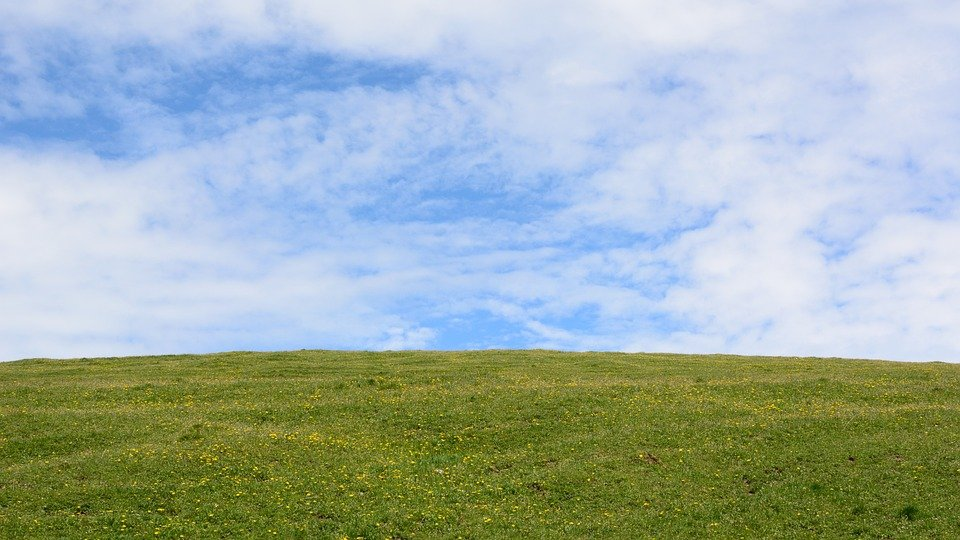
#> input picture notebooks/Lecture5/field.jpg, 960 x 540 px
$ jupyter execute --allow-errors Lecture5-empty.ipynb
#> lines starting #> are read from the running program, lines starting #| are printed output that depends on the picture; after the words box and inside, x2 and y2 are one past the last pixel; in counts of white or black regions, pixels touching at a corner belong together
# Lecture 5: Features and Matching
### Juan Carlos Niebles and Adrien Gaidon

[cell 1]
import numpy as np
from skimage import io
from matplotlib import pyplot as plt
from skimage import feature

## Contents

1. RANSAC
2. Harris corner detector

## Line detection

Let's suppose we want to find lines on this image. One way to do that, is to first run Canny edge detection to get a list of points, and then run a line estimation algorithm. Let's do Canny first:

[cell 2]
img = io.imread("field.jpg", as_gray=True)
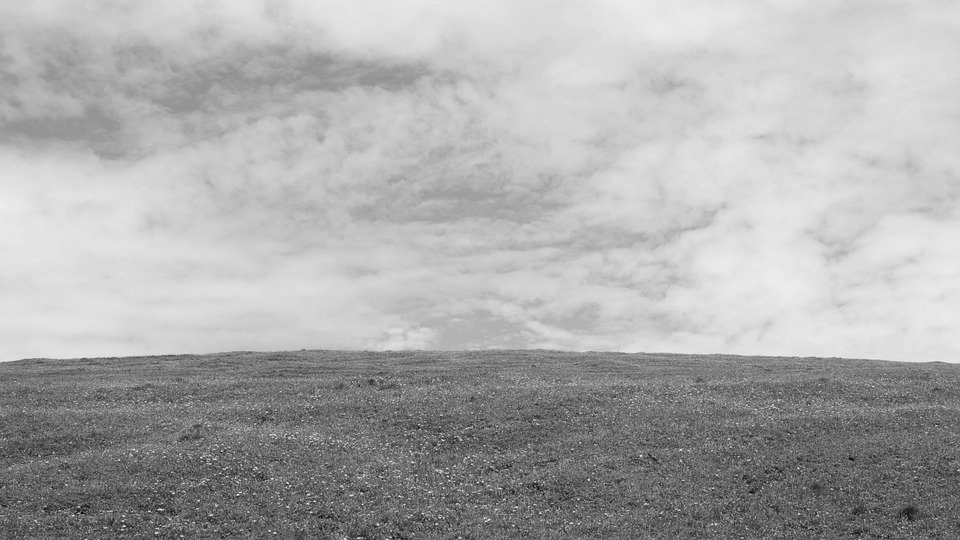
#> img: shape (540, 960) float64; min 0.0162, max 0.959, mean 0.674
edge = feature.canny(img, sigma=4)
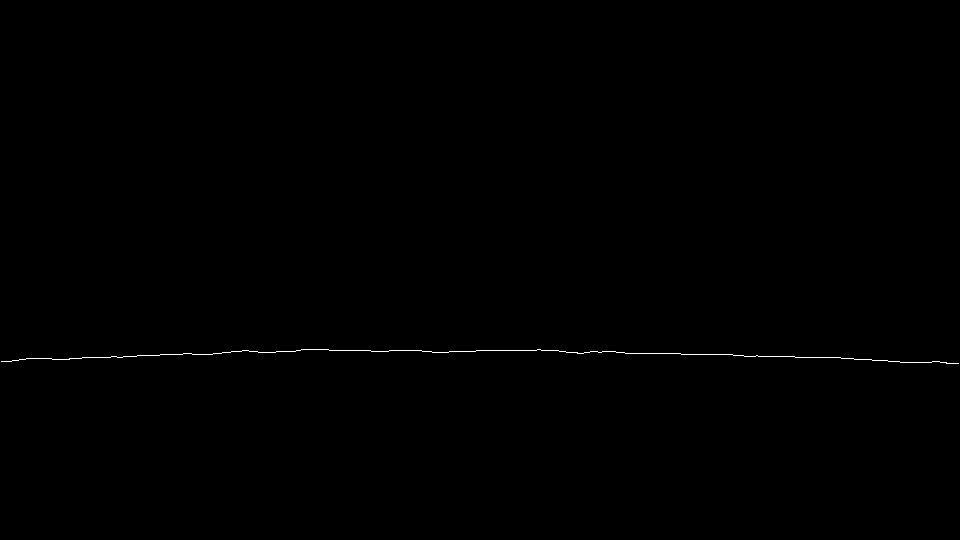
#> edge: shape (540, 960) bool; 0.19% white in thin lines or dots, all inside (x1, y1, x2, y2) = (1, 349, 959, 364)
plt.figure(figsize=(18,10))
plt.subplot(1,2,1); plt.imshow(img, cmap="gray"); plt.title("input image", fontsize=20);
plt.subplot(1,2,2); plt.imshow(edge, cmap="gray"); plt.title("edge map", fontsize=20);
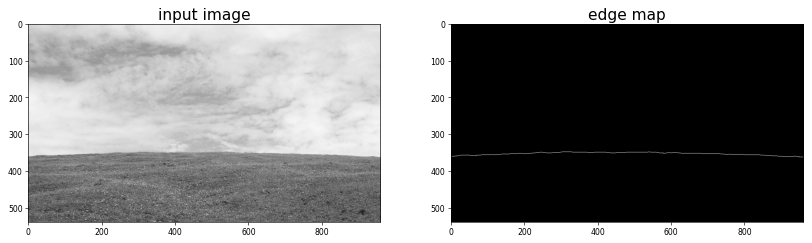
#> figure drawn by matplotlib, 2 panels

Now, let's get the coordinates of all edge points:

[cell 3]
y, x = np.nonzero(edge)
#> y = 961 values from 349 to 363; x = 961 values, max 958 at index 960, min 1 at index 878, mean 479.7
print(x[0:10], x[-10:])
#| [301 302 303 304 305 306 307 308 309 310] [949 950 951 952 953 954 955 956 957 958]
print(y[0:10], y[-10:])
#| [349 349 349 349 349 349 349 349 349 349] [363 363 363 363 363 363 363 363 363 363]

plt.figure(figsize=(10,5))
plt.subplot(1,2,1); plt.imshow(img, cmap="gray"); plt.title("input image", fontsize=20);
plt.subplot(1,2,2); plt.imshow(edge, cmap="gray"); plt.title("edge map", fontsize=20);
plt.tight_layout();plt.show()
#> after `plt.tight_layout()`:
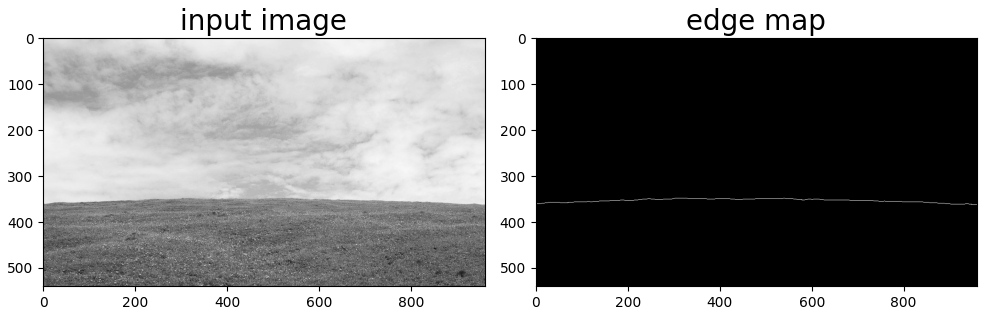
#> figure drawn by matplotlib, 2 panels

## Line detection with Least Squares fitting?

#> (a cell that did not finish here is left out)

[cell 5]
img = io.imread("road.jpg", as_gray=True)
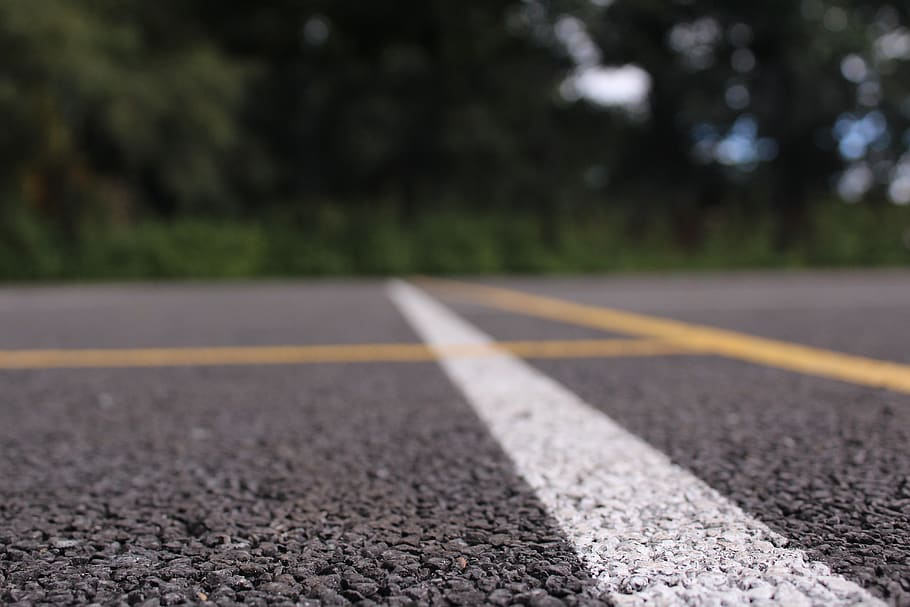
#> input picture notebooks/Lecture5/road.jpg, 910 x 607 px
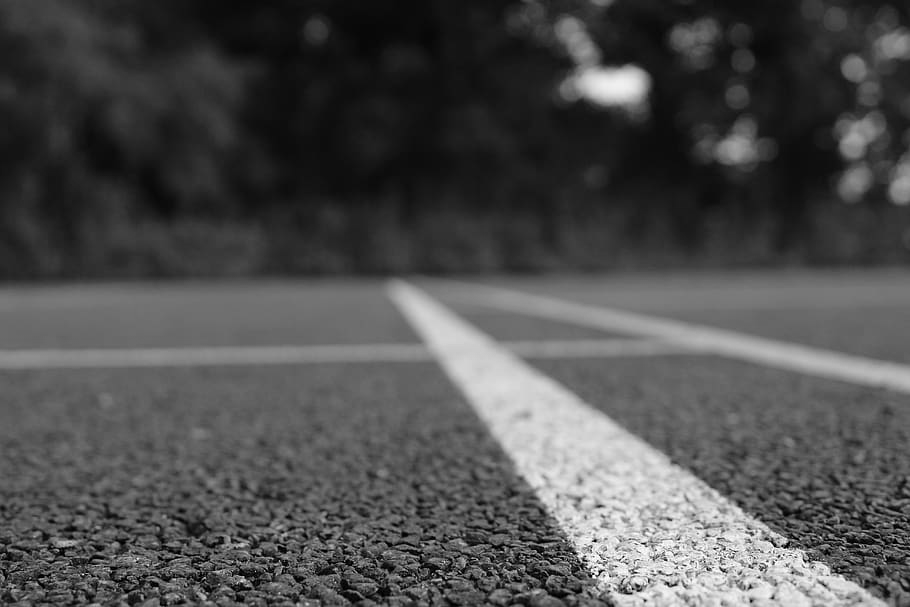
#> img: shape (607, 910) float64; min 0, max 1, mean 0.31
edge = feature.canny(img, sigma=5)
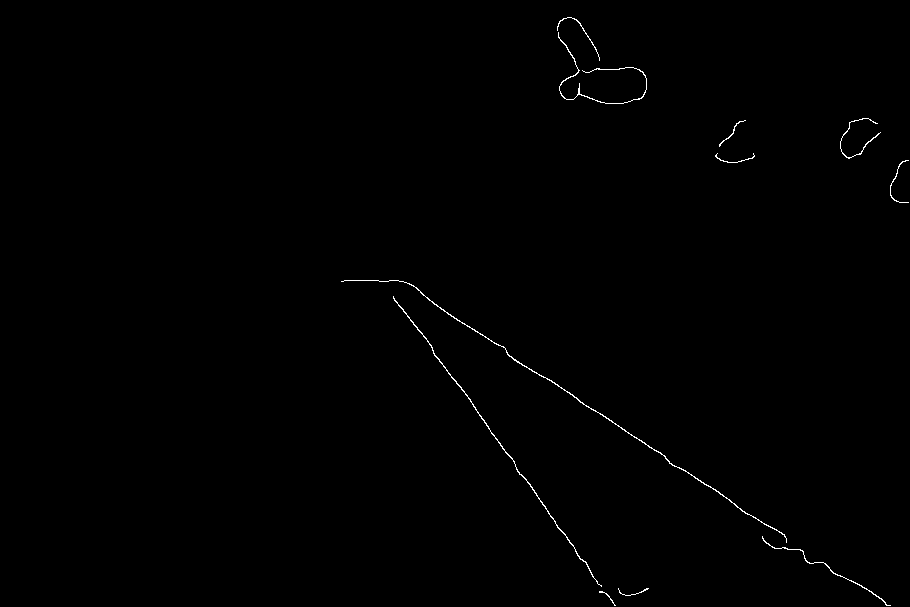
#> edge: shape (607, 910) bool; 0.38% white in thin lines or dots, all inside (x1, y1, x2, y2) = (341, 17, 909, 606)
y, x = np.nonzero(edge)
#> y = 2097 values from 17 to 605; x = 2097 values, max 908 at index 626, min 341 at index 764, mean 623.6
#> (the rest of this cell did not finish here and is left out)

## Problems:
1. How do we deal with noise/non-relevant edge points?
2. How many lines?

Both Line detection with Hough transform and line detection with RANSAC can solve these issues.

## Line detection with RANSAC

#> (a cell that did not finish here is left out)

## Line detection with RANSAC

RANSAC decides which edge points belong to the line (__inliers__), and which are noise (__outliers__). Not what we expected?

#> (a cell that did not finish here is left out)

## Line detection with RANSAC
How do we detect other lines in the image? Ideas?

[cell 8]
def get_next_line(x, y, img, edge, ransac):
    pass
    return x, y, img, edge, ransac

#> (a cell that did not finish here is left out)

## RANSAC goes beyond line detection

The examples we have seen with line detection are rather simple illustrations for the use of RANSAC. However, we can use RANSAC to fit more complex models. Another example in an upcoming homework.

## Harris corner detector

[cell 10]
img = io.imread("board.jpg", as_gray=True)
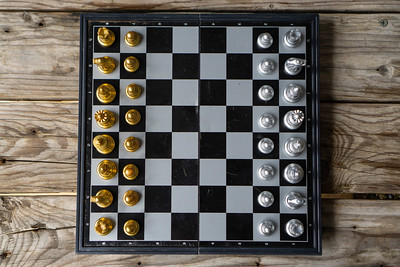
#> input picture notebooks/Lecture5/board.jpg, 400 x 267 px
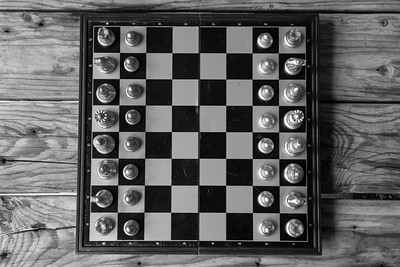
#> img: shape (267, 400) float64; min 0, max 1, mean 0.383
plt.imshow(img, cmap="gray")
